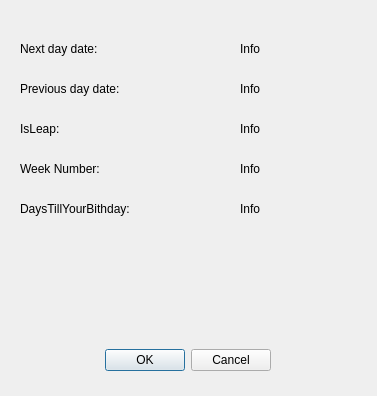
<?xml version="1.0" encoding="UTF-8"?>
<ui version="4.0">
 <class>Dialog</class>
 <widget class="QDialog" name="Dialog">
  <property name="geometry">
   <rect>
    <x>0</x>
    <y>0</y>
    <width>377</width>
    <height>396</height>
   </rect>
  </property>
  <property name="windowTitle">
   <string>Dialog</string>
  </property>
  <widget class="QDialogButtonBox" name="buttonBox">
   <property name="geometry">
    <rect>
     <x>100</x>
     <y>340</y>
     <width>171</width>
     <height>41</height>
    </rect>
   </property>
   <property name="orientation">
    <enum>Qt::Orientation::Horizontal</enum>
   </property>
   <property name="standardButtons">
    <set>QDialogButtonBox::StandardButton::Cancel|QDialogButtonBox::StandardButton::Ok</set>
   </property>
  </widget>
  <widget class="QLabel" name="label">
   <property name="geometry">
    <rect>
     <x>20</x>
     <y>40</y>
     <width>101</width>
     <height>18</height>
    </rect>
   </property>
   <property name="text">
    <string>Next day date:</string>
   </property>
  </widget>
  <widget class="QLabel" name="label_2">
   <property name="geometry">
    <rect>
     <x>20</x>
     <y>80</y>
     <width>191</width>
     <height>18</height>
    </rect>
   </property>
   <property name="text">
    <string>Previous day date:</string>
   </property>
  </widget>
  <widget class="QLabel" name="label_3">
   <property name="geometry">
    <rect>
     <x>20</x>
     <y>120</y>
     <width>191</width>
     <height>18</height>
    </rect>
   </property>
   <property name="text">
    <string>IsLeap:</string>
   </property>
  </widget>
  <widget class="QLabel" name="label_4">
   <property name="geometry">
    <rect>
     <x>20</x>
     <y>160</y>
     <width>191</width>
     <height>18</height>
    </rect>
   </property>
   <property name="text">
    <string>Week Number:</string>
   </property>
  </widget>
  <widget class="QLabel" name="label_5">
   <property name="geometry">
    <rect>
     <x>20</x>
     <y>200</y>
     <width>191</width>
     <height>18</height>
    </rect>
   </property>
   <property name="text">
    <string>DaysTillYourBithday:</string>
   </property>
  </widget>
  <widget class="QLabel" name="nextDate">
   <property name="geometry">
    <rect>
     <x>240</x>
     <y>40</y>
     <width>66</width>
     <height>18</height>
    </rect>
   </property>
   <property name="text">
    <string>Info</string>
   </property>
  </widget>
  <widget class="QLabel" name="PrevDay">
   <property name="geometry">
    <rect>
     <x>240</x>
     <y>80</y>
     <width>66</width>
     <height>18</height>
    </rect>
   </property>
   <property name="text">
    <string>Info</string>
   </property>
  </widget>
  <widget class="QLabel" name="IsLeak">
   <property name="geometry">
    <rect>
     <x>240</x>
     <y>120</y>
     <width>66</width>
     <height>18</height>
    </rect>
   </property>
   <property name="text">
    <string>Info</string>
   </property>
  </widget>
  <widget class="QLabel" name="WeekNum">
   <property name="geometry">
    <rect>
     <x>240</x>
     <y>160</y>
     <width>66</width>
     <height>18</height>
    </rect>
   </property>
   <property name="text">
    <string>Info</string>
   </property>
  </widget>
  <widget class="QLabel" name="label_10">
   <property name="geometry">
    <rect>
     <x>240</x>
     <y>200</y>
     <width>66</width>
     <height>18</height>
    </rect>
   </property>
   <property name="text">
    <string>Info</string>
   </property>
  </widget>
 </widget>
 <resources/>
 <connections>
  <connection>
   <sender>buttonBox</sender>
   <signal>accepted()</signal>
   <receiver>Dialog</receiver>
   <slot>accept()</slot>
   <hints>
    <hint type="sourcelabel">
     <x>248</x>
     <y>254</y>
    </hint>
    <hint type="destinationlabel">
     <x>157</x>
     <y>274</y>
    </hint>
   </hints>
  </connection>
  <connection>
   <sender>buttonBox</sender>
   <signal>rejected()</signal>
   <receiver>Dialog</receiver>
   <slot>reject()</slot>
   <hints>
    <hint type="sourcelabel">
     <x>316</x>
     <y>260</y>
    </hint>
    <hint type="destinationlabel">
     <x>286</x>
     <y>274</y>
    </hint>
   </hints>
  </connection>
 </connections>
</ui>
